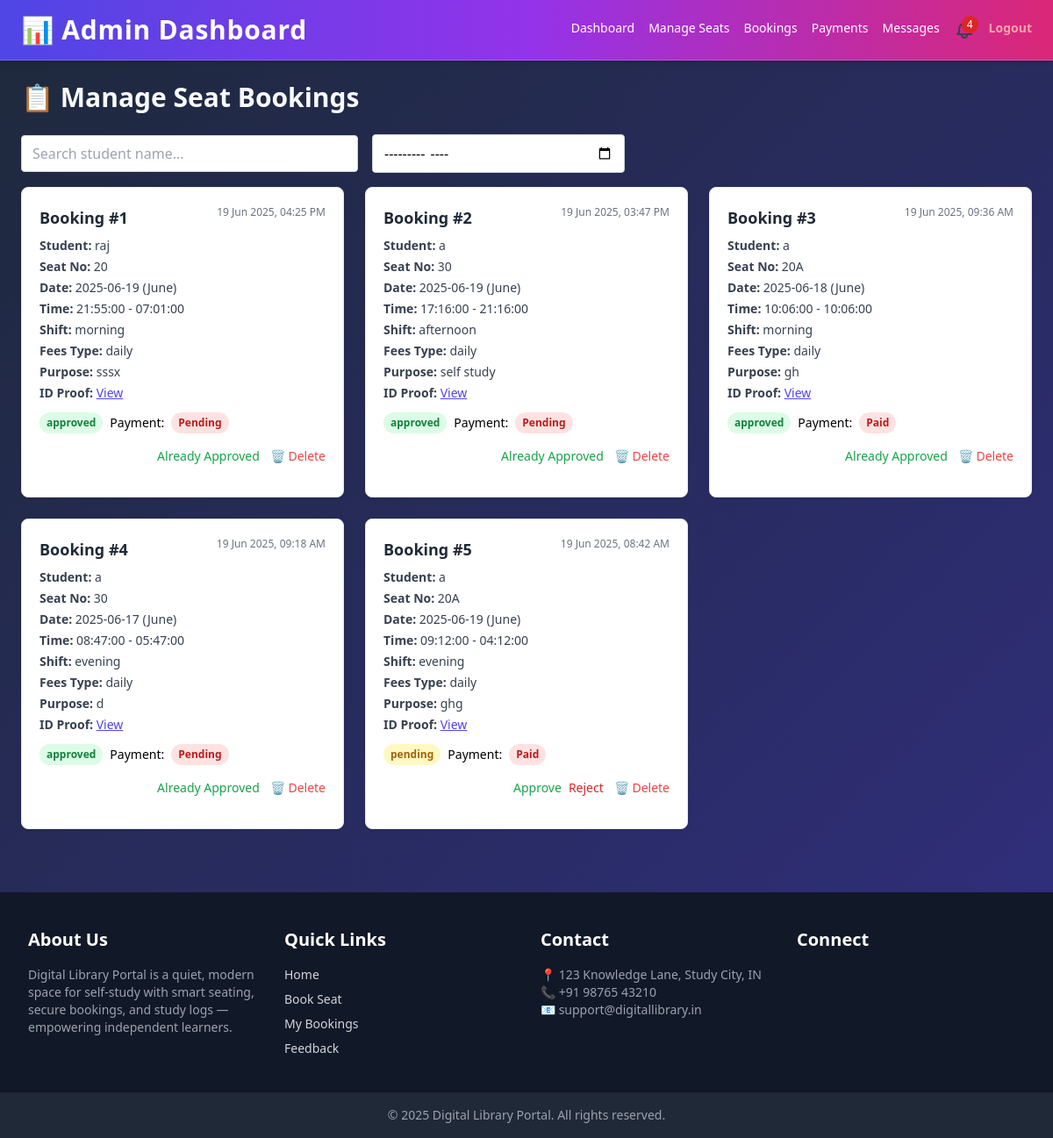
Page /admin/bookings.php (signed in) on the committed database.
### tables this page shows
CREATE TABLE `table_bookings` (
  `id` int(11) NOT NULL,
  `student_id` int(11) NOT NULL,
  `seat_id` int(11) NOT NULL,
  `date` date NOT NULL,
  `till_date` date DEFAULT NULL,
  `start_time` time NOT NULL,
  `end_time` time NOT NULL,
  `created_at` timestamp NOT NULL DEFAULT current_timestamp(),
  `shift` varchar(50) DEFAULT NULL,
  `purpose` text DEFAULT NULL,
  `fees_type` enum('daily','monthly') DEFAULT 'daily',
  `id_proof` varchar(255) DEFAULT NULL,
  `approval_status` enum('pending','approved','rejected') DEFAULT 'pending',
  `status` enum('pending','approved','rejected') DEFAULT 'pending'
);

CREATE TABLE `table_students` (
  `id` int(11) NOT NULL,
  `name` varchar(100) NOT NULL,
  `email` varchar(100) NOT NULL,
  `phone` varchar(20) DEFAULT NULL,
  `password` varchar(255) DEFAULT NULL,
  `profile_photo` varchar(255) DEFAULT NULL,
  `created_at` timestamp NOT NULL DEFAULT current_timestamp()
);

CREATE TABLE `table_seats` (
  `seat_id` int(11) NOT NULL,
  `seat_number` varchar(10) NOT NULL,
  `is_active` tinyint(1) DEFAULT 1,
  `daily_fee` decimal(10,2) DEFAULT 0.00,
  `monthly_fee` decimal(10,2) DEFAULT 0.00,
  `half_month_fee` decimal(10,2) DEFAULT 0.00
);

CREATE TABLE `table_payments` (
  `id` int(11) NOT NULL,
  `student_id` int(11) NOT NULL,
  `amount` decimal(10,2) NOT NULL,
  `status` enum('pending','completed','failed') DEFAULT 'pending',
  `method` varchar(50) DEFAULT NULL,
  `payment_date` datetime DEFAULT current_timestamp(),
  `booking_id` int(11) NOT NULL,
  `payment_type` enum('daily','monthly') DEFAULT 'daily'
);

### admin/bookings.php (the view, shortened to what this page needs)
<?php
include '../includes/header-admin.php';
function formatDateTime($datetime) {
  return date('d M Y, h:i A', strtotime($datetime));
}
?>
<div class="max-w-7xl mx-auto p-6">
  <h1 class="text-3xl font-bold text-gray-50 mb-6">📋 Manage Seat Bookings</h1>
  <div class="mb-4 flex flex-col md:flex-row gap-4 items-start md:items-center">
    <input type="text" id="searchInput" placeholder="Search student name..." class="border border-gray-300 rounded px-3 py-2 w-full md:w-1/3" onkeyup="filterCards()">
    <input type="month" id="monthFilter" class="border border-gray-300 rounded px-3 py-2 w-full md:w-1/4" onchange="filterCards()">
  </div>
  <div class="grid grid-cols-1 md:grid-cols-2 lg:grid-cols-3 gap-6" id="cardContainer">
    <?php
    $sql = "SELECT b.*,
              MONTHNAME(b.date) AS month_name,
              s.name AS student_name,
              t.seat_number,
              p.status AS payment_status
            FROM table_bookings b
            JOIN table_students s ON b.student_id = s.id
            JOIN table_seats t ON b.seat_id = t.seat_id
            LEFT JOIN table_payments p ON b.id = p.booking_id
            ORDER BY b.created_at DESC";
    $result = $conn->query($sql);
    $i = 1;
    if ($result && $result->num_rows > 0):
      while ($row = $result->fetch_assoc()):
        $status = strtolower($row['approval_status'] ?? 'pending');
        if ($status === 'rejected') continue;
        $statusClasses = match ($status) {
          'approved' => 'bg-green-100 text-green-700',
          'rejected' => 'bg-red-100 text-red-700',
          default    => 'bg-yellow-100 text-yellow-700'
        };
    ?>
    <div class="bg-white shadow rounded-lg p-5 border border-gray-200 hover:shadow-md transition card" data-name="<?= strtolower($row['student_name']) ?>" data-month="<?= date('Y-m', strtotime($row['date'])) ?>">
      <div class="flex justify-between items-start mb-2">
        <h2 class="text-lg font-semibold text-gray-800">Booking #<?= $i++ ?></h2>
        <span class="text-xs text-gray-500"><?= formatDateTime($row['created_at']) ?></span>
      </div>
      <div class="space-y-1 text-sm text-gray-700">
        <p><strong>Student:</strong> <?= htmlspecialchars($row['student_name']) ?></p>
        <p><strong>Seat No:</strong> <?= htmlspecialchars($row['seat_number']) ?></p>
        <p><strong>Date:</strong> <?= htmlspecialchars($row['date']) ?> (<?= htmlspecialchars($row['month_name']) ?>)</p>
        <p><strong>Time:</strong> <?= htmlspecialchars($row['start_time']) ?> - <?= htmlspecialchars($row['end_time']) ?></p>
        <p><strong>Shift:</strong> <?= htmlspecialchars($row['shift']) ?></p>
        <p><strong>Fees Type:</strong> <?= htmlspecialchars($row['fees_type']) ?></p>
        <p><strong>Purpose:</strong> <?= htmlspecialchars($row['purpose'] ?: 'N/A') ?></p>
        <p><strong>ID Proof:</strong>
          <?php if (!empty($row['id_proof'])): ?>
            <a href="../uploads/id_proofs/<?= $row['id_proof'] ?>" target="_blank" class="text-indigo-600 underline">View</a>
          <?php else: ?>N/A<?php endif; ?>
        </p>
      </div>
      <div class="mt-3 flex flex-wrap items-center gap-2">
        <span class="px-2 py-1 rounded-full text-xs font-semibold <?= $statusClasses ?>">
          <?= htmlspecialchars($status) ?>
        </span>
        <span class="text-sm font-medium">Payment:</span>
        <span class="px-2 py-1 rounded-full text-xs font-semibold <?= ($row['payment_status'] === 'paid') ? 'bg-green-100 text-green-700' : 'bg-red-100 text-red-700' ?>">
          <?= htmlspecialchars($row['payment_status'] ? 'Paid' : 'Pending') ?>
        </span>
      </div>
      <div class="mt-4 flex justify-end gap-3">
        <?php if ($status === 'pending'): ?>
          <form method="post" action="update-booking-status.php" class="flex gap-2">
            <button name="action" value="approve" class="text-green-600 text-sm hover:underline">Approve</button>
            <button name="action" value="reject" class="text-red-600 text-sm hover:underline">Reject</button>
          </form>
        <?php elseif ($status === 'approved'): ?>
          <span class="text-green-600 text-sm font-medium">Already Approved</span>
        <?php endif; ?>
        <form method="post" action="delete.php" onsubmit="return confirm('Are you sure you want to delete this booking?');">
          <button type="submit" class="text-red-500 text-sm hover:underline">🗑 Delete</button>
        </form>
      </div>
    </div>
    <?php endwhile; else: ?>
      <p class="text-gray-500 col-span-full text-center py-6">No bookings found.</p>
    <?php endif; ?>
  </div>
</div>
<?php include '../includes/footer.php'; ?>

### includes/header-admin.php (shortened to what this page needs)
<script src="https://cdn.tailwindcss.com"></script>
<script src="https://cdn.tailwindcss.com"></script>
<header class="relative z-10 bg-gradient-to-r from-indigo-600 via-purple-600 to-pink-600 backdrop-blur-sm text-white shadow-md border-b border-white/20 px-6 py-4">
  <div class="flex flex-col md:flex-row md:items-center md:justify-between gap-4">
    <h1 class="text-3xl font-bold tracking-wide">📊 Admin Dashboard</h1>
    <nav class="flex flex-wrap gap-4 text-sm font-medium">
      <a href="/digital-library-portal/admin/index.php" class="hover:underline hover:text-white transition-all duration-200">Dashboard</a>
      <a href="/digital-library-portal/admin/manage-seats.php" class="hover:underline hover:text-white transition-all duration-200">Manage Seats</a>
      <a href="/digital-library-portal/admin/bookings.php" class="hover:underline hover:text-white transition-all duration-200">Bookings</a>
      <a href="/digital-library-portal/admin/payments.php" class="hover:underline hover:text-white transition-all duration-200">Payments</a>
      <a href="/digital-library-portal/admin/messages.php" class="hover:underline hover:text-white transition-all duration-200">Messages</a>
      <div class="flex items-center gap-4">
  <?php include 'bell-icon.php'; ?>
</div>
      <a href="/digital-library-portal/logout.php" class="text-red-300 hover:text-red-400 transition font-semibold">Logout</a>
    </nav>
  </div>
</header>

### includes/bell-icon.php (shortened to what this page needs)
<?php
require_once '../includes/db.php';
$notifyQuery = "SELECT * FROM table_notifications WHERE is_read = 0 ORDER BY created_at DESC LIMIT 10";
$notifyResult = $conn->query($notifyQuery);
$unreadCount = $notifyResult ? $notifyResult->num_rows : 0;
?>
<div class="relative group inline-block text-left">
  <button class="relative focus:outline-none">
    <?php if ($unreadCount > 0): ?>
      <span class="absolute -top-1 -right-1 bg-red-600 text-white text-xs rounded-full px-1.5 py-0.5">
        <?= $unreadCount ?>
      </span>
    <?php endif; ?>
  </button>
</div>

### includes/footer.php (shortened to what this page needs)
<footer class="bg-gray-900 text-white mt-12">
  <div class="max-w-7xl mx-auto px-4 py-10 sm:px-6 lg:px-8 grid grid-cols-1 sm:grid-cols-2 md:grid-cols-4 gap-8">
    <div>
      <h3 class="text-xl font-semibold mb-4">About Us</h3>
      <p class="text-gray-400 text-sm">
        Digital Library Portal is a quiet, modern space for self-study with smart seating, secure bookings, and study logs — empowering independent learners.
      </p>
    </div>
    <div>
      <h3 class="text-xl font-semibold mb-4">Quick Links</h3>
      <ul class="space-y-2 text-sm text-gray-300">
        <li><a href="/index.php" class="hover:underline">Home</a></li>
        <li><a href="/student/book-seat.php" class="hover:underline">Book Seat</a></li>
        <li><a href="/student/my-bookings.php" class="hover:underline">My Bookings</a></li>
        <li><a href="/student/feedback.php" class="hover:underline">Feedback</a></li>
      </ul>
    </div>
    <div>
      <h3 class="text-xl font-semibold mb-4">Contact</h3>
      <p class="text-sm text-gray-400">
        📍 123 Knowledge Lane, Study City, IN<br>
        📞 +91 98765 43210<br>
        📧 support@digitallibrary.in
      </p>
    </div>
    <div>
      <h3 class="text-xl font-semibold mb-4">Connect</h3>
    </div>
  </div>
  <div class="bg-gray-800 text-center text-gray-400 text-sm py-4">
    © <?= date("Y") ?> Digital Library Portal. All rights reserved.
  </div>
</footer>

### rows in the picture
table_bookings: created_at "19 Jun 2025, 04:25 PM", student.name "raj", seat.seat_number "20", date "2025-06-19", month_name "June", start_time "21:55:00", end_time "07:01:00", shift "morning", fees_type "daily", purpose "sssx", approval_status "approved", table_payments.status "Pending", shows "Already Approved"
table_bookings: created_at "19 Jun 2025, 03:47 PM", student.name "a", seat.seat_number "30", date "2025-06-19", month_name "June", start_time "17:16:00", end_time "21:16:00", shift "afternoon", fees_type "daily", purpose "self study", approval_status "approved", table_payments.status "Pending", shows "Already Approved"
table_bookings: created_at "19 Jun 2025, 09:36 AM", student.name "a", seat.seat_number "20A", date "2025-06-18", month_name "June", start_time "10:06:00", end_time "10:06:00", shift "morning", fees_type "daily", purpose "gh", approval_status "approved", table_payments.status "Paid", shows "Already Approved"
table_bookings: created_at "19 Jun 2025, 09:18 AM", student.name "a", seat.seat_number "30", date "2025-06-17", month_name "June", start_time "08:47:00", end_time "05:47:00", shift "evening", fees_type "daily", purpose "d", approval_status "approved", payment_status "Pending", shows "Already Approved"
table_bookings: created_at "19 Jun 2025, 08:42 AM", student.name "a", seat.seat_number "20A", date "2025-06-19", month_name "June", start_time "09:12:00", end_time "04:12:00", shift "evening", fees_type "daily", purpose "ghg", approval_status "pending", table_payments.status "Paid"

### other values in the picture
$unreadCount "4"
